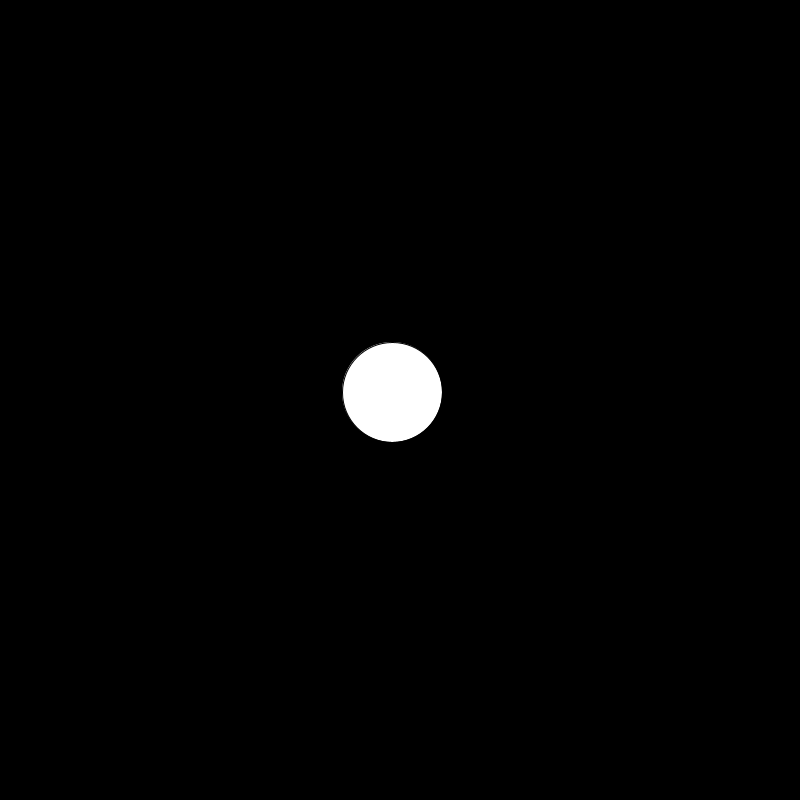
Frame 1 (no input)
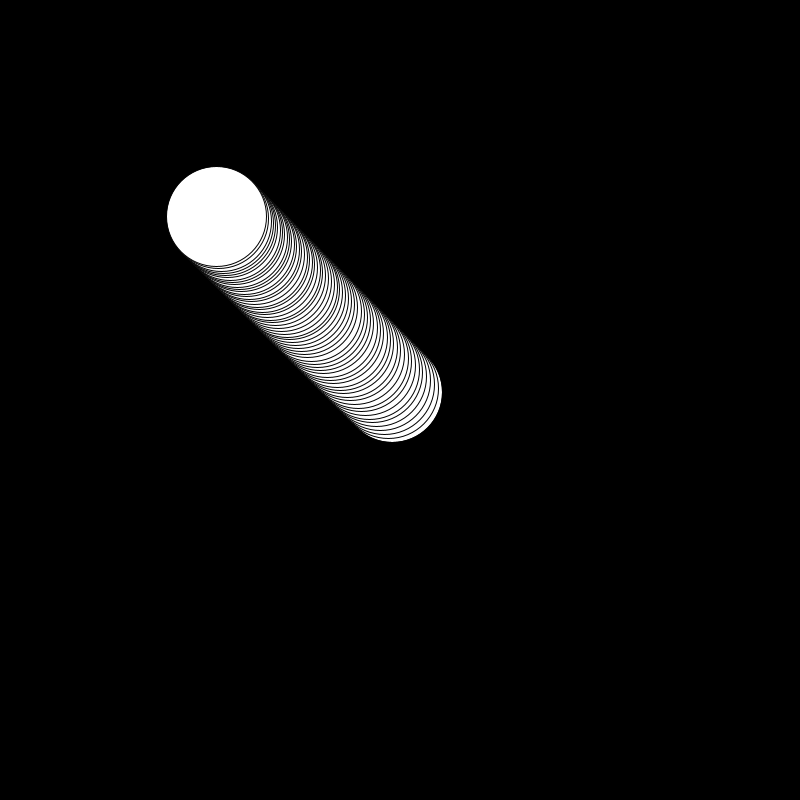
Frame 60 (the mouse pressed at the canvas centre just before this capture)
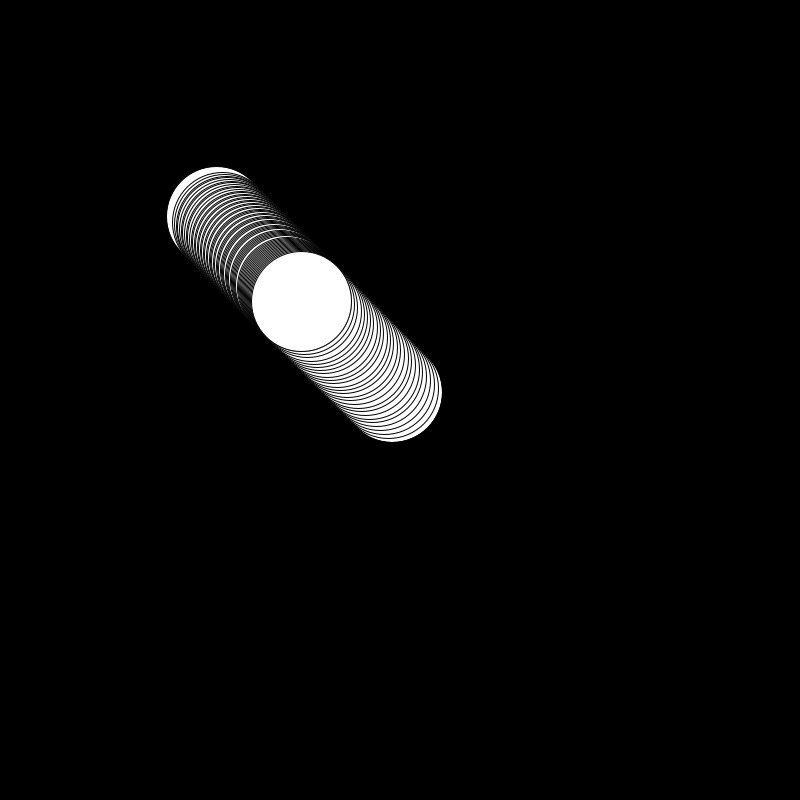
Frame 120 (the mouse held since frame 60 and released just before this capture)

The Processing sketch that drew these frames (run headless with seeded random() and noise(); from frame 60 on, the mouse is pressed at the canvas centre):

// Processing sketch: movimiento_de_persecucion
// ── movimiento_de_persecucion.pde
float posx,posy,velx,vely,dx,dy,div;

void setup(){
size(800,800);
div=100;
posx=width/2;
posy=height/2;
background(0);
}


void draw(){
dx=mouseX-posx;
dy=mouseY-posy;

velx= dx/div;
vely= dy/div;

posx=posx+velx;
posy=posy+vely;

ellipse(posx+velx,posy+vely,100,100);

}
